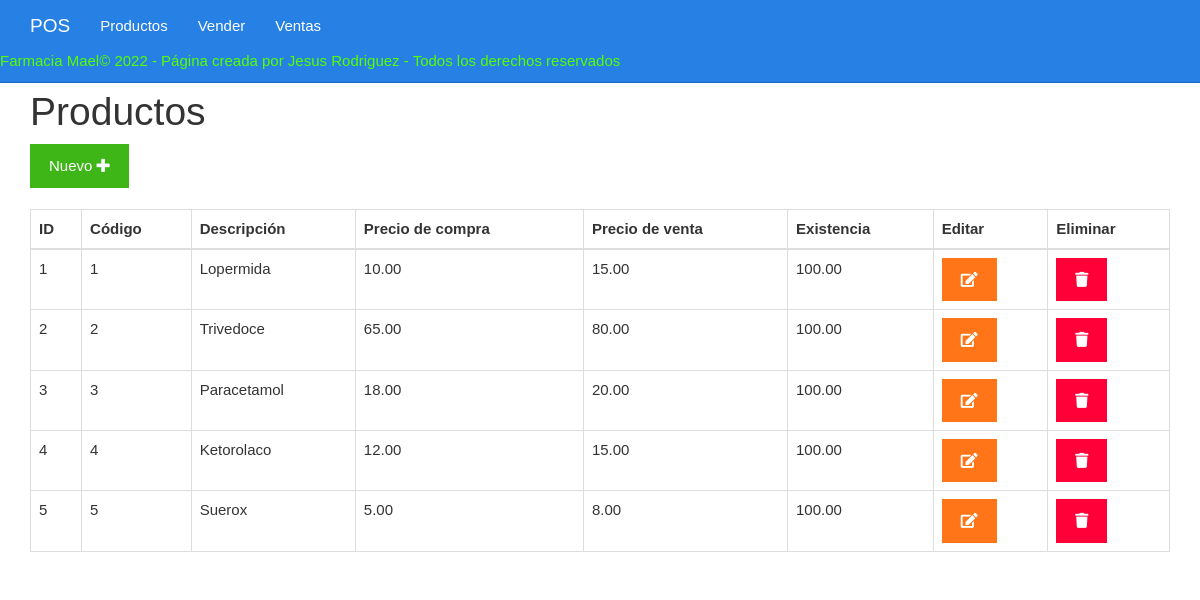
The page /mael/listar.php on the database its author committed.
### tables this page shows
CREATE TABLE productos(
	id BIGINT UNSIGNED NOT NULL AUTO_INCREMENT,
	codigo VARCHAR(255) NOT NULL,
	descripcion VARCHAR(255) NOT NULL,
	precioVenta DECIMAL(5, 2) NOT NULL,
	precioCompra DECIMAL(5, 2) NOT NULL,
	existencia DECIMAL(5, 2) NOT NULL,
	PRIMARY KEY(id)
);

### mael/listar.php (the view)
<?php include_once "encabezado.php" ?>
<?php
include_once "base_de_datos.php";
$sentencia = $base_de_datos->query("SELECT * FROM productos;");
$productos = $sentencia->fetchAll(PDO::FETCH_OBJ);
?>
	<div class="col-xs-12">
		<h1>Productos</h1>
		<div>
			<a class="btn btn-success" href="./formulario.php">Nuevo <i class="fa fa-plus"></i></a>
		</div>
		<br>
		<table class="table table-bordered">
			<thead>
				<tr>
					<th>ID</th>
					<th>Código</th>
					<th>Descripción</th>
					<th>Precio de compra</th>
					<th>Precio de venta</th>
					<th>Existencia</th>
					<th>Editar</th>
					<th>Eliminar</th>
				</tr>
			</thead>
			<tbody>
				<?php foreach($productos as $producto){ ?>
				<tr>
					<td><?php echo $producto->id ?></td>
					<td><?php echo $producto->codigo ?></td>
					<td><?php echo $producto->descripcion ?></td>
					<td><?php echo $producto->precioCompra ?></td>
					<td><?php echo $producto->precioVenta ?></td>
					<td><?php echo $producto->existencia ?></td>
					<td><a class="btn btn-warning" href="<?php echo "editar.php?id=" . $producto->id?>"><i class="fa fa-edit"></i></a></td>
					<td><a class="btn btn-danger" href="<?php echo "eliminar.php?id=" . $producto->id?>"><i class="fa fa-trash"></i></a></td>
				</tr>
				<?php } ?>
			</tbody>
		</table>
	</div>
<?php include_once "pie.php" ?>

### mael/encabezado.php (shortened to what this page needs)
<!DOCTYPE html>
<html lang="es">
<head>
	<link rel="stylesheet" href="./css/fontawesome-all.min.css">
	<link rel="stylesheet" href="./css/2.css">
	<link rel="stylesheet" href="./css/estilo.css">
</head>
<body>
	<nav class="navbar navbar-inverse navbar-fixed-top">
		<div class="container">
			<div class="navbar-header">
				<a class="navbar-brand" href="#">POS</a>
			</div>
			<div id="navbar" class="collapse navbar-collapse">
				<ul class="nav navbar-nav">
					<li><a href="./listar.php">Productos</a></li>
					<li><a href="./vender.php">Vender</a></li>
					<li><a href="./ventas.php">Ventas</a></li>
				</ul>
			</div>
		</div>
		<body>
  			<p style="color:hsl(100,800%,50%);">Farmacia Mael&copy; 2022 - Página creada por Jesus Rodriguez  - Todos los derechos reservados</p>
		</body>
	</nav>
	<div class="container">
		<div class="row">

### mael/pie.php
		</div>
	</div>
</body>
</html>

### mael/css/estilo.css (style rules this page uses)
body { padding-top: 70px; }

### rows shown on the page
productos: id "1", codigo "1", descripcion "Lopermida", precioCompra "10.00", precioVenta "15.00", existencia "100.00"
productos: id "2", codigo "2", descripcion "Trivedoce", precioCompra "65.00", precioVenta "80.00", existencia "100.00"
productos: id "3", codigo "3", descripcion "Paracetamol", precioCompra "18.00", precioVenta "20.00", existencia "100.00"
productos: id "4", codigo "4", descripcion "Ketorolaco", precioCompra "12.00", precioVenta "15.00", existencia "100.00"
productos: id "5", codigo "5", descripcion "Suerox", precioCompra "5.00", precioVenta "8.00", existencia "100.00"
